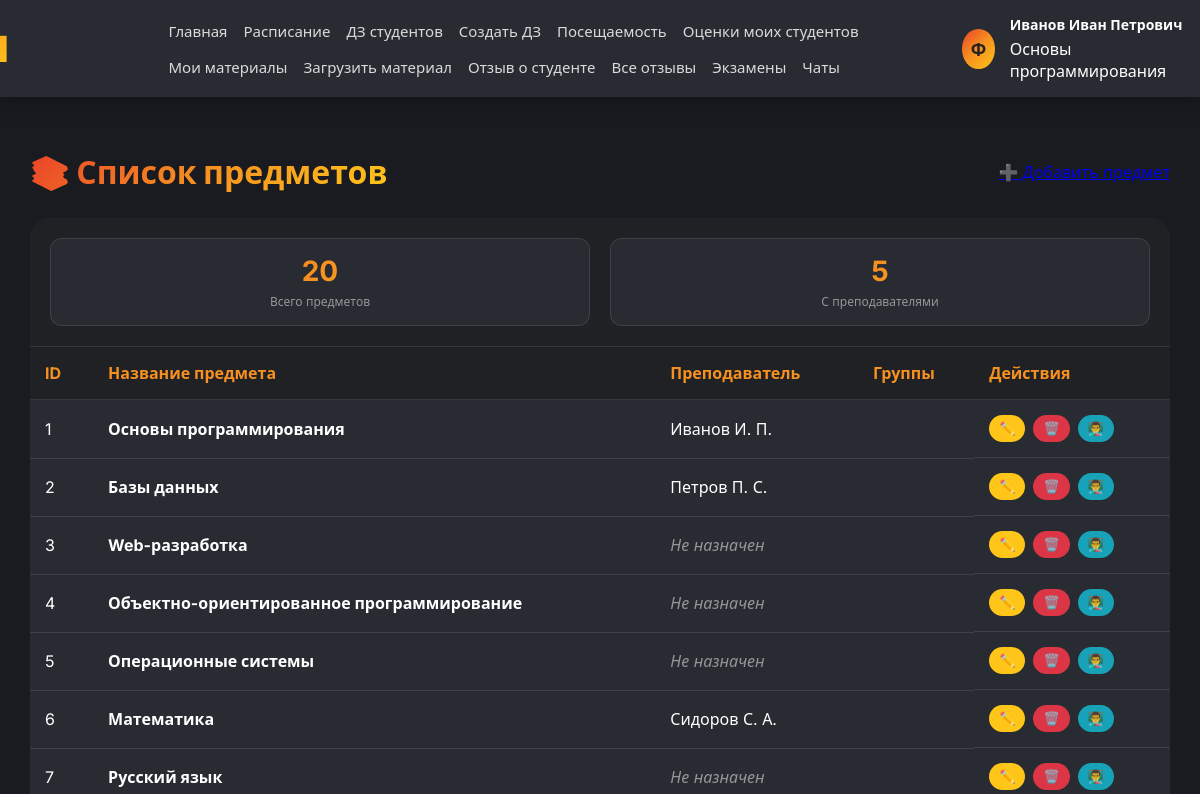
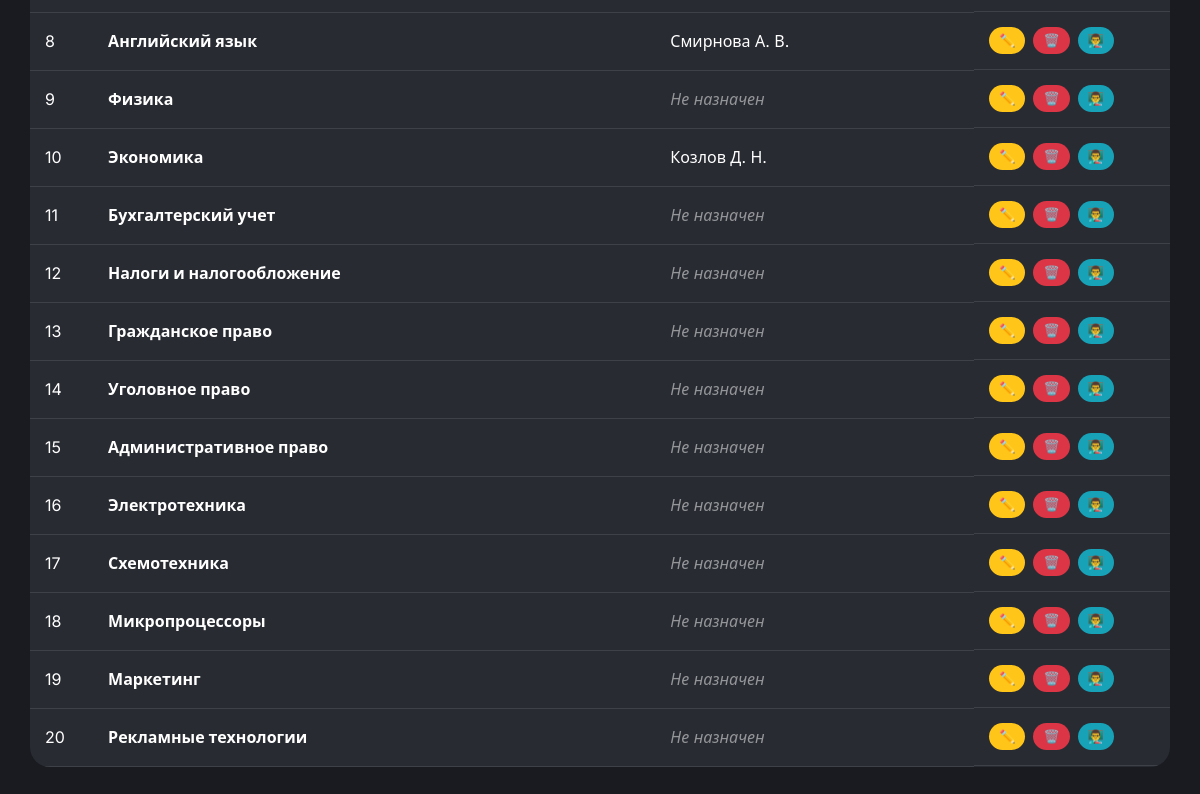
Before: /subjects/ (signed in) with the older database file (2 pictures, top to bottom).
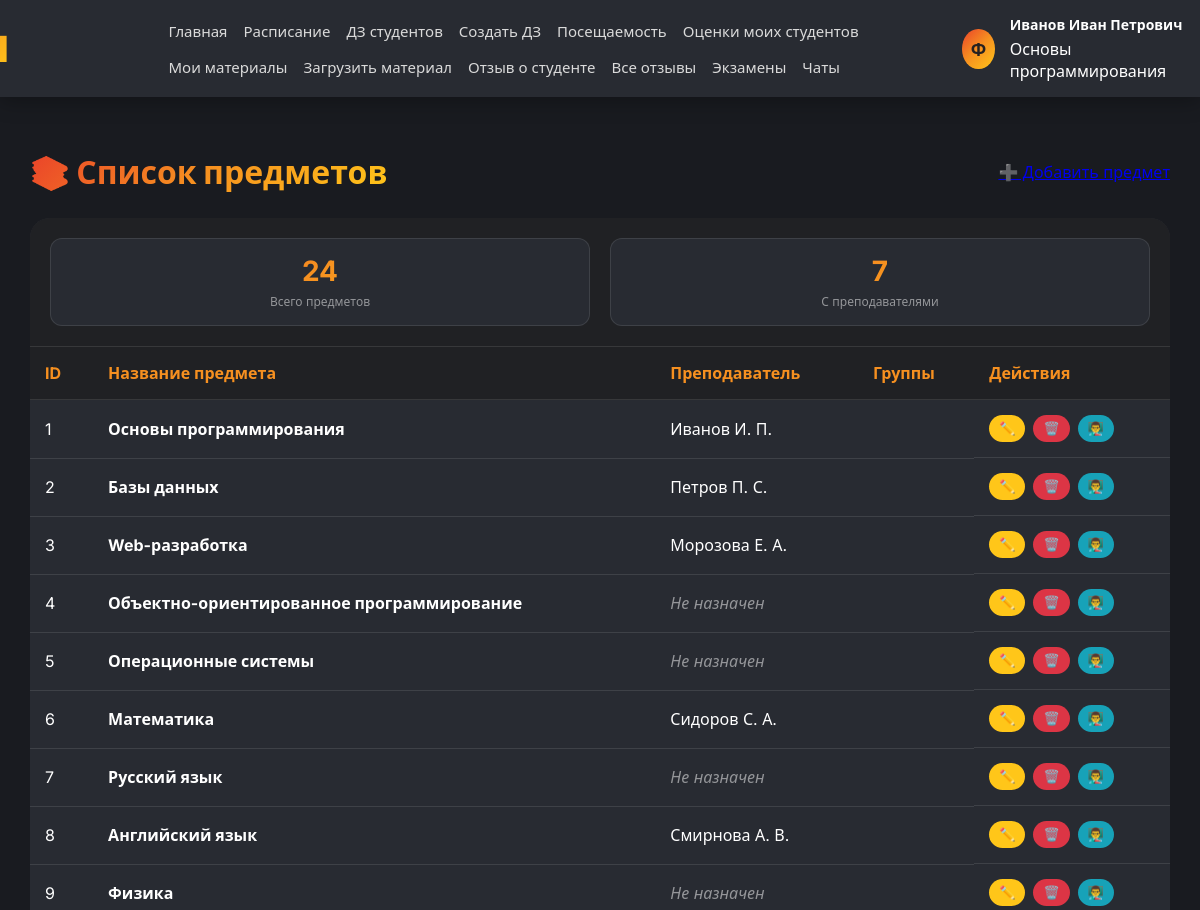
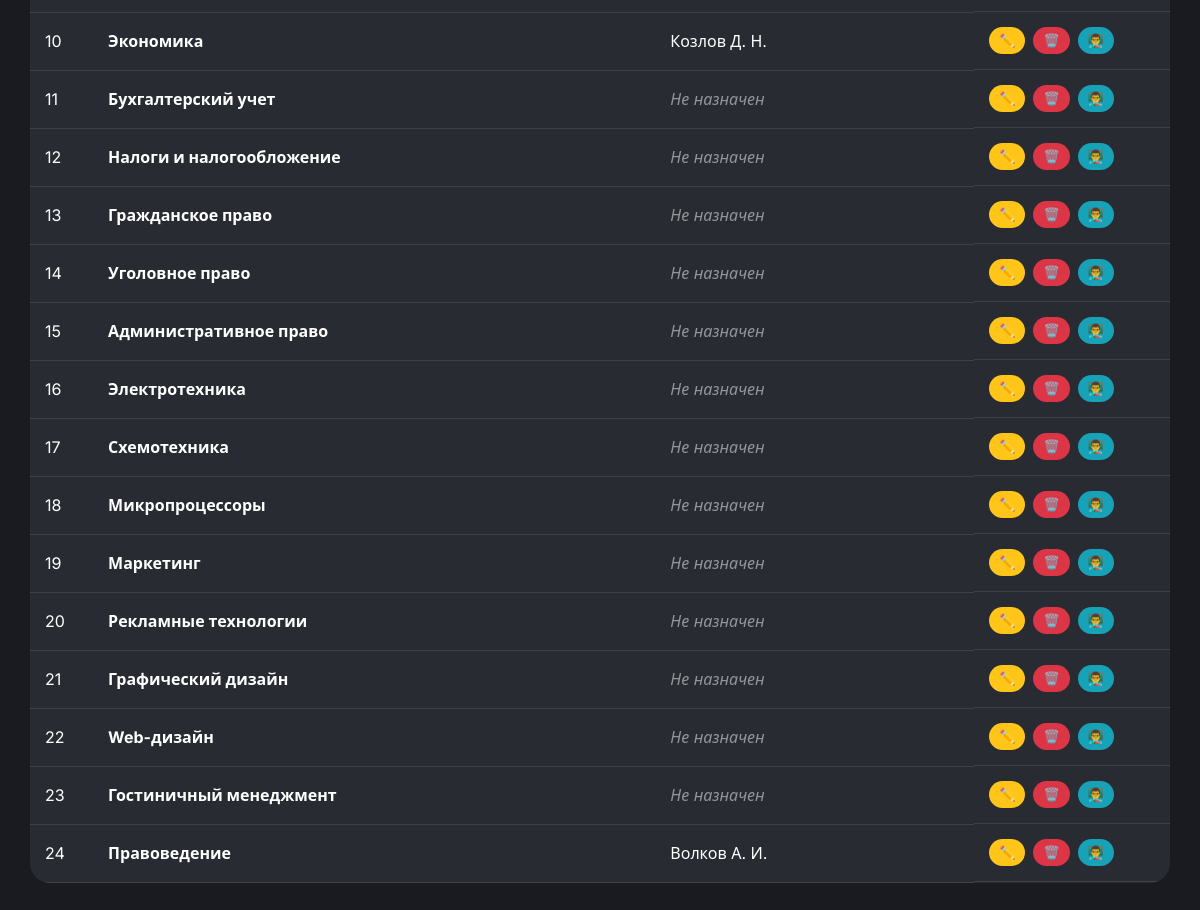
After: the same page with the newer database file (2 pictures, top to bottom).
### app/models.py (models this page shows, shortened)
class Subjects(models.Model):
    name_subject = models.CharField(unique=True, max_length=100, blank=False, null=False, verbose_name='Имя предмета')
    class Meta:
        db_table = 'List_of_subjects'
        verbose_name = 'Предмет'
        verbose_name_plural = 'Предметы'

class Professor(models.Model):
    name = models.CharField(max_length=30, blank=False, null=False, verbose_name='Имя профессора')
    surname = models.CharField(max_length=30, blank=False, null=False, verbose_name='Фамилия профессора')
    patronymic = models.CharField(max_length=40, blank=False, null=False, verbose_name='Отчество профессора')
    leads_the_subject = models.ForeignKey(Subjects, on_delete=models.CASCADE, verbose_name='Ведет предмет')
    autoriz = models.ForeignKey(Autoriz, on_delete=models.CASCADE, verbose_name='Пользователь')
    class Meta:
        db_table = 'List_of_professors'
        verbose_name = 'Учитель'
        verbose_name_plural = 'Учителя'
    def __str__(self):
        return f"{self.surname} {self.name[0]}. {self.patronymic[0]}."

### app/views.py (the view)
# urls.py: path('subjects/', views.subject_list_view, name='subject_list_view'),
def subject_list_view(request):
    if 'user_id' not in request.session:
        return redirect('autoriz_view')
    context = get_user_context(request)
    subjects = Subjects.objects.all()
    context['subjects'] = subjects
    context['subjects_with_professors'] = subjects.filter(professor__isnull=False).count()
    context['groups'] = Group.objects.all()
    return render(request, 'subject_list.html', context)

### app/models.py (called while the page is built)
    def get_full_name(self):
        try:
            student = Student.objects.get(autoriz=self)
            return f"{student.surname} {student.name} {student.patronymic}".strip()
        except Student.DoesNotExist:
            try:
                professor = Professor.objects.get(autoriz=self)
                return f"{professor.surname} {professor.name} {professor.patronymic}".strip()
            except Professor.DoesNotExist:
                try:
                    staff = AcademicStaff.objects.get(autoriz=self)
                    return f"{staff.surname} {staff.name} {staff.patronymic}".strip()
                except AcademicStaff.DoesNotExist:
                    return self.user

### templates/subject_list.html (shortened to what this page needs)
{% extends 'base.html' %}
{% load static %}
{% block extra_css %}
<link rel="stylesheet" href="{% static 'css/subject_list.css' %}">
{% endblock %}
{% block content %}
<div class="subject-container">
    <div class="page-header">
        <h1 class="page-title">📚 Список предметов</h1>
        <a href="{% url 'subject_create_view' %}" class="btn-create">➕ Добавить предмет</a>
    </div>
    <div class="subjects-card">
        <div class="stats-row">
            <div class="stat-box">
                <div class="stat-number">{{ subjects|length }}</div>
                <div class="stat-label">Всего предметов</div>
            </div>
            <div class="stat-box">
                <div class="stat-number">{{ subjects_with_professors }}</div>
                <div class="stat-label">С преподавателями</div>
            </div>
        </div>
        <div class="table-wrapper">
            <table class="subjects-table">
                <thead>
                    <tr>
                        <th>ID</th>
                        <th>Название предмета</th>
                        <th>Преподаватель</th>
                        <th>Группы</th>
                        <th>Действия</th>
                    </tr>
                </thead>
                <tbody>
                    {% for subject in subjects %}
                    <tr>
                        <td>{{ subject.id }}</td>
                        <td class="subject-name">{{ subject.name_subject }}</td>
                        <td>
                            {% with professor=subject.professor_set.first %}
                                {% if professor %}{{ professor }}{% else %}<span class="no-professor">Не назначен</span>{% endif %}
                            {% endwith %}
                        </td>
                        <td>
                        </td>
                        <td class="actions">
                            <button class="btn-edit" data-id="{{ subject.id }}">✏️</button>
                            <button class="btn-delete" data-id="{{ subject.id }}">🗑️</button>
                            <button class="btn-assign" data-id="{{ subject.id }}">👨‍🏫</button>
                        </td>
                    </tr>
                    {% empty %}
                    <tr><td colspan="5" class="empty-row">Нет предметов</td></tr>
                    {% endfor %}
                </tbody>
            </table>
        </div>
    </div>
</div>
{% endblock %}

### templates/base.html (shortened to what this page needs)
{% load static %}
<!DOCTYPE html>
<html lang="ru">
<head>
    <link rel="stylesheet" href="https://cdnjs.cloudflare.com/ajax/libs/font-awesome/6.4.0/css/all.min.css">
    <link rel="stylesheet" href="{% static 'css/main.css' %}">
    {% block extra_css %}{% endblock %}
</head>
<body>
    <header class="header">
        <div class="header-content">
            <div class="logo">Journal</div>
            <nav class="nav-menu">
                <a href="{% url 'main_view' %}">Главная</a>
                {% if user_role == 'student' %}
                    <a href="{% url 'schedule_view' %}">Расписание</a>
                    <a href="{% url 'homework_list_view' %}">ДЗ</a>
                    <a href="{% url 'estimation_view' %}">Оценки</a>
                    <a href="{% url 'attendance_list_view' %}">Посещаемость</a>
                    <a href="{% url 'shop_view' %}">Магазин</a>
                    <a href="{% url 'leaderboard_view' %}">Рейтинг</a>
                    <a href="{% url 'polls_view' %}">Опросы</a>
                    <a href="{% url 'announcements_view' %}">Объявления</a>
                    <a href="{% url 'events_view' %}">События</a>
                    <a href="{% url 'educational_materials_view' %}">Материалы</a>
                    <a href="{% url 'user_reward_list_view' %}">Награды</a>
                    <a href="{% url 'exam_list_view' %}">Экзамены</a>
                    <a href="{% url 'appeal_view' %}">Обращение</a>
                    <a href="{% url 'review_view' %}">Отзыв об академии</a>
                    <a href="{% url 'student_reviews_view' %}">Отзывы обо мне</a>
                    <a href="{% url 'complaint_view' %}">Жалоба</a>
                    <a href="{% url 'chat_list_view' %}">Чаты</a>
                {% elif user_role == 'professor' %}
                    <a href="{% url 'schedule_view' %}">Расписание</a>
                    <a href="{% url 'homework_list_view' %}">ДЗ студентов</a>
                    <a href="{% url 'homework_add_view' %}">Создать ДЗ</a>
                    <a href="{% url 'attendance_mark_view' %}">Посещаемость</a>
                    <a href="{% url 'estimation_view' %}">Оценки моих студентов</a>
                    <a href="{% url 'educational_materials_view' %}">Мои материалы</a>
                    <a href="{% url 'educational_material_create_view' %}">Загрузить материал</a>
                    <a href="{% url 'student_review_create_view' %}">Отзыв о студенте</a>
                    <a href="{% url 'student_review_list_view' %}">Все отзывы</a>
                    <a href="{% url 'exam_list_view' %}">Экзамены</a>
                    <a href="{% url 'chat_list_view' %}">Чаты</a>
                {% endif %}
            </nav>
            <div class="user-info">
                {% if user_avatar %}
                    <img src="{{ user_avatar }}" alt="avatar" class="user-avatar">
                {% else %}
                    <div class="user-avatar-placeholder">Ф</div>
                {% endif %}
                <div class="user-details">
                    <span class="user-name">{{ user.get_full_name|default:user.user }}</span>
                    {% if user_role == 'student' and student_info %}
                        <div class="user-meta-group">
                            <span class="user-meta-direction">{{ student_info.direction }}</span>
                            <span class="user-meta-course">{{ student_info.course }} курс, {{ student_info.group }}</span>
                        </div>
                    {% elif user_role == 'professor' and professor_info %}
                        <span class="user-meta">{{ professor_info.subject }}</span>
                    {% elif user_role == 'academic_staff' and staff_info %}
                        <span class="user-meta">{{ staff_info.position }}</span>
                    {% endif %}
                </div>
            </div>
        </div>
    </header>
    <div class="container">
        {% block content %}{% endblock %}
    </div>
</body>
</html>

Changed rows visible on the page:
shown differently, row unchanged: Subjects "Web-разработка": professor_set.first (not shown) → "Морозова Е. А."; no longer shows "Не назначен"
added Subjects: id "21", name_subject "Графический дизайн", shows "Не назначен"
added Subjects: id "22", name_subject "Web-дизайн", shows "Не назначен"
added Subjects: id "23", name_subject "Гостиничный менеджмент", shows "Не назначен"
added Subjects: id "24", name_subject "Правоведение", professor_set.first "Волков А. И."
Other visible differences:
{{ subjects|length }}: "20" → "24"
{{ subjects_with_professors }}: "5" → "7"
